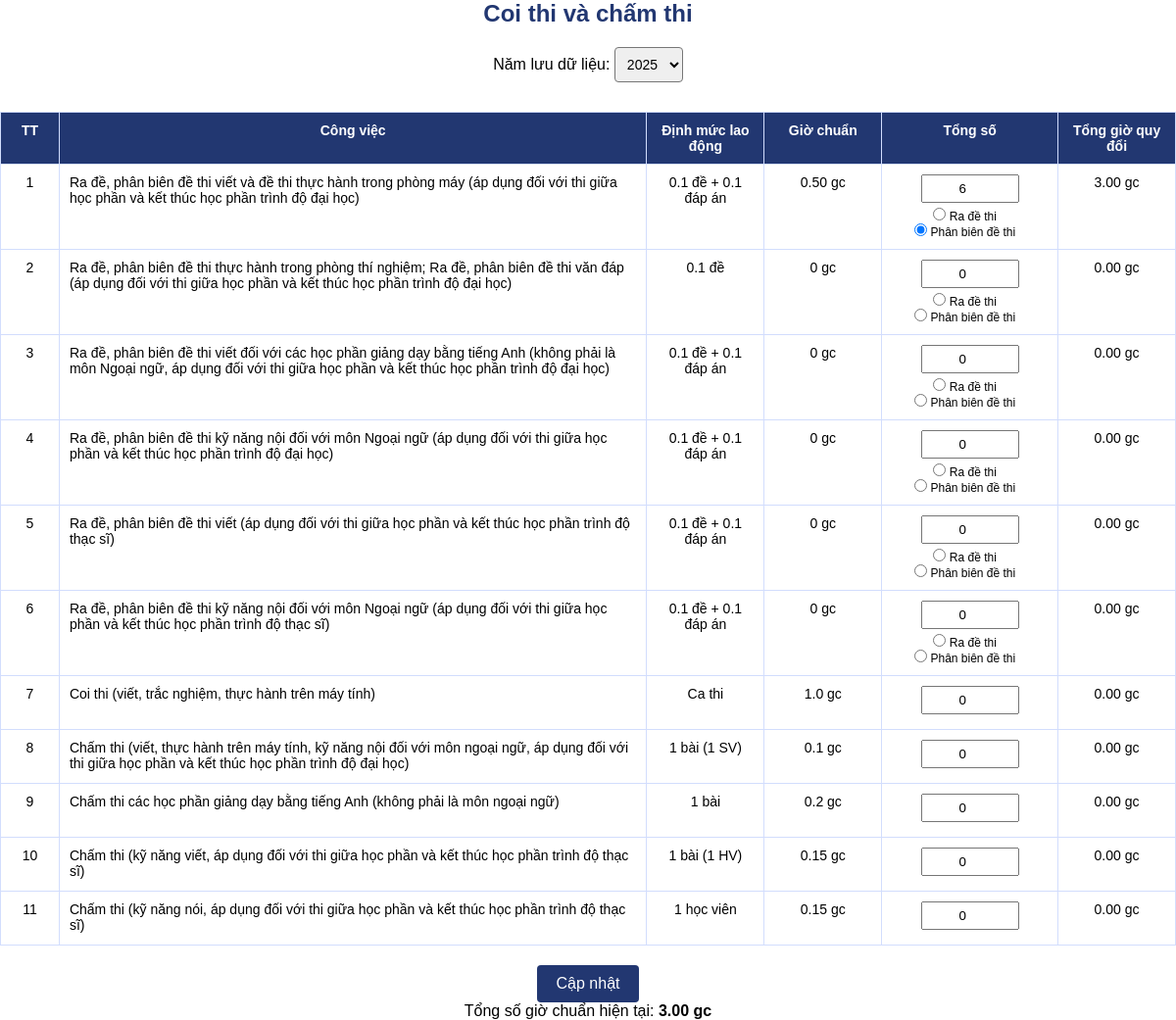
The page /code/UC/formRegister/giangDay/coiThi.php (signed in) on the database its author committed.
### tables this page shows
CREATE TABLE `coi_thi` (
  `employeeID` int(11) NOT NULL,
  `result_year` int(11) NOT NULL,
  `muc1_so_cau` float DEFAULT 0,
  `muc1_gio_quy_doi` float DEFAULT 0,
  `muc2_so_cau` float DEFAULT 0,
  `muc2_gio_quy_doi` float DEFAULT 0,
  `muc3_so_cau` float DEFAULT 0,
  `muc3_gio_quy_doi` float DEFAULT 0,
  `muc4_so_cau` float DEFAULT 0,
  `muc4_gio_quy_doi` float DEFAULT 0,
  `muc5_so_cau` float DEFAULT 0,
  `muc5_gio_quy_doi` float DEFAULT 0,
  `muc6_so_cau` float DEFAULT 0,
  `muc6_gio_quy_doi` float DEFAULT 0,
  `muc7_so_cau` float DEFAULT 0,
  `muc7_gio_quy_doi` float DEFAULT 0,
  `muc8_so_cau` float DEFAULT 0,
  `muc8_gio_quy_doi` float DEFAULT 0,
  `muc9_so_cau` float DEFAULT 0,
  `muc9_gio_quy_doi` float DEFAULT 0,
  `muc10_so_cau` float DEFAULT 0,
  `muc10_gio_quy_doi` float DEFAULT 0,
  `muc11_so_cau` float DEFAULT 0,
  `muc11_gio_quy_doi` float DEFAULT 0,
  `tong_gio_quy_doi` float DEFAULT 0,
  `ngay_cap_nhat` timestamp NOT NULL DEFAULT current_timestamp() ON UPDATE current_timestamp(),
  `muc1_task_type` varchar(20) DEFAULT 'khong',
  `muc2_task_type` varchar(20) DEFAULT 'khong',
  `muc3_task_type` varchar(20) DEFAULT 'khong',
  `muc4_task_type` varchar(20) DEFAULT 'khong',
  `muc5_task_type` varchar(20) DEFAULT 'khong',
  `muc6_task_type` varchar(20) DEFAULT 'khong'
);

### code/UC/formRegister/giangDay/coiThi.php (the view, shortened to what this page needs)
<?php
require_once __DIR__ . '../../../../connection/connection.php';
$employeeID = $_SESSION['employeeID'];
$selectedYear = isset($_POST['selected_year']) ? $_POST['selected_year'] : date('Y');
$stmt = $conn->prepare("SELECT * FROM coi_thi WHERE employeeID = :employeeID AND result_year = :result_year");
$stmt->execute([':employeeID' => $employeeID, ':result_year' => $selectedYear]);
$examData = $stmt->fetch(PDO::FETCH_ASSOC);
?>
<!DOCTYPE html>
<html lang="vi">
<head>
</head>
<body>
    <h2 class="form-title">Coi thi và chấm thi</h2>
    <div style="text-align: center; margin-bottom: 15px;">
        <form method="POST" action="" id="yearForm">
            <label for="selected_year">Năm lưu dữ liệu: </label>
            <select name="selected_year" id="selectedYear" class="year-select" onchange="this.form.submit()">
                <?php
                $currentYear = date('Y');
                $selectedYear = isset($_POST['selected_year']) ? $_POST['selected_year'] : $currentYear;
                for ($i = $currentYear - 5; $i <= $currentYear; $i++) {
                    echo "<option value='$i'" . ($selectedYear == $i ? " selected" : "") . ">$i</option>";
                }
                ?>
            </select>
        </form>
    </div>
    <form id="examForm" method="POST" action="" onsubmit="return handleSubmit(event)">
        <table class="teaching-table">
            <thead>
                <tr>
                    <th>TT</th>
                    <th>Công việc</th>
                    <th>Định mức lao động</th>
                    <th>Giờ chuẩn</th>
                    <th>Tổng số</th>
                    <th>Tổng giờ quy đổi</th>
                </tr>
            </thead>
            <tbody>
                <tr>
                    <td>1</td>
                    <td>Ra đề, phân biên đề thi viết và đề thi thực hành trong phòng máy (áp dụng đối với thi giữa học phần và kết thúc học phần trình độ đại học)</td>
                    <td class="task-dinh-muc" data-ra-de="0.1 đề + 0.1 đáp án" data-phan-bien="0.1 đề + 0.1 đáp án">0.1 đề + 0.1 đáp án</td>
                    <td class="standard-hour" data-ra-de="1.0" data-phan-bien="0.5" data-hour="0">0 gc</td>
                    <td>
                        <input type="number" name="muc1_so_cau" class="total-input exam-input" min="0" step="1" placeholder="Tổng đề" max="6" value="<?php echo htmlspecialchars($examData['muc1_so_cau']); ?>">
                        <div class="task-type">
                            <label>
                                <input type="radio" name="muc1_task_type" value="ra_de" class="task-type-checkbox"
                                    <?php echo $examData['muc1_task_type'] === 'ra_de' ? 'checked' : ''; ?>> Ra đề thi
                            </label>
                            <label>
                                <input type="radio" name="muc1_task_type" value="phan_bien" class="task-type-checkbox"
                                    <?php echo $examData['muc1_task_type'] === 'phan_bien' ? 'checked' : ''; ?>> Phân biên đề thi
                            </label>
                        </div>
                    </td>
                    <td class="converted-hours">0 gc</td>
                </tr>
                <tr>
                    <td>2</td>
                    <td>Ra đề, phân biên đề thi thực hành trong phòng thí nghiệm; Ra đề, phân biên đề thi văn đáp (áp dụng đối với thi giữa học phần và kết thúc học phần trình độ đại học)</td>
                    <td class="task-dinh-muc" data-ra-de="0.1 đề" data-phan-bien="0.1 đề">0.1 đề</td>
                    <td class="standard-hour" data-ra-de="0.3" data-phan-bien="0.15" data-hour="0">0 gc</td>
                    <td>
                        <input type="number" name="muc2_so_cau" class="total-input exam-input" min="0" step="1" placeholder="Tổng đề" max="20" value="<?php echo htmlspecialchars($examData['muc2_so_cau']); ?>">
                        <div class="task-type">
                            <label>
                                <input type="radio" name="muc2_task_type" value="ra_de" class="task-type-checkbox"
                                    <?php echo $examData['muc2_task_type'] === 'ra_de' ? 'checked' : ''; ?>> Ra đề thi
                            </label>
                            <label>
                                <input type="radio" name="muc2_task_type" value="phan_bien" class="task-type-checkbox"
                                    <?php echo $examData['muc2_task_type'] === 'phan_bien' ? 'checked' : ''; ?>> Phân biên đề thi
                            </label>
                        </div>
                    </td>
                    <td class="converted-hours">0 gc</td>
                </tr>
                <tr>
                    <td>3</td>
                    <td>Ra đề, phân biên đề thi viết đối với các học phần giảng dạy bằng tiếng Anh (không phải là môn Ngoại ngữ, áp dụng đối với thi giữa học phần và kết thúc học phần trình độ đại học)</td>
                    <td class="task-dinh-muc" data-ra-de="0.1 đề + 0.1 đáp án" data-phan-bien="0.1 đề + 0.1 đáp án">0.1 đề + 0.1 đáp án</td>
                    <td class="standard-hour" data-ra-de="0.2" data-phan-bien="1.0" data-hour="0">0 gc</td>
                    <td>
                        <input type="number" name="muc3_so_cau" class="total-input exam-input" min="0" step="1" placeholder="Tổng đề" max="6" value="<?php echo htmlspecialchars($examData['muc3_so_cau']); ?>">
                        <div class="task-type">
                            <label>
                                <input type="radio" name="muc3_task_type" value="ra_de" class="task-type-checkbox"
                                    <?php echo $examData['muc3_task_type'] === 'ra_de' ? 'checked' : ''; ?>> Ra đề thi
                            </label>
                            <label>
                                <input type="radio" name="muc3_task_type" value="phan_bien" class="task-type-checkbox"
                                    <?php echo $examData['muc3_task_type'] === 'phan_bien' ? 'checked' : ''; ?>> Phân biên đề thi
                            </label>
                        </div>
                    </td>
                    <td class="converted-hours">0 gc</td>
                </tr>
                <tr>
                    <td>4</td>
                    <td>Ra đề, phân biên đề thi kỹ năng nội đối với môn Ngoại ngữ (áp dụng đối với thi giữa học phần và kết thúc học phần trình độ đại học)</td>
                    <td class="task-dinh-muc" data-ra-de="0.1 đề + 0.1 đáp án" data-phan-bien="0.1 đề + 0.1 đáp án">0.1 đề + 0.1 đáp án</td>
                    <td class="standard-hour" data-ra-de="0.15" data-phan-bien="0.075" data-hour="0">0 gc</td>
                    <td>
                        <input type="number" name="muc4_so_cau" class="total-input exam-input" min="0" step="1" placeholder="Tổng đề" max="20" value="<?php echo htmlspecialchars($examData['muc4_so_cau']); ?>">
                        <div class="task-type">
                            <label>
                                <input type="radio" name="muc4_task_type" value="ra_de" class="task-type-checkbox"
                                    <?php echo $examData['muc4_task_type'] === 'ra_de' ? 'checked' : ''; ?>> Ra đề thi
                            </label>
                            <label>
                                <input type="radio" name="muc4_task_type" value="phan_bien" class="task-type-checkbox"
                                    <?php echo $examData['muc4_task_type'] === 'phan_bien' ? 'checked' : ''; ?>> Phân biên đề thi
                            </label>
                        </div>
                    </td>
                    <td class="converted-hours">0 gc</td>
                </tr>
                <tr>
                    <td>5</td>
                    <td>Ra đề, phân biên đề thi viết (áp dụng đối với thi giữa học phần và kết thúc học phần trình độ thạc sĩ)</td>
                    <td class="task-dinh-muc" data-ra-de="0.1 đề + 0.1 đáp án" data-phan-bien="0.1 đề + 0.1 đáp án">0.1 đề + 0.1 đáp án</td>
                    <td class="standard-hour" data-ra-de="1.5" data-phan-bien="0.75" data-hour="0">0 gc</td>
                    <td>
                        <input type="number" name="muc5_so_cau" class="total-input exam-input" min="0" step="1" placeholder="Tổng đề" max="6" value="<?php echo htmlspecialchars($examData['muc5_so_cau']); ?>">
                        <div class="task-type">
                            <label>
                                <input type="radio" name="muc5_task_type" value="ra_de" class="task-type-checkbox"
                                    <?php echo $examData['muc5_task_type'] === 'ra_de' ? 'checked' : ''; ?>> Ra đề thi
                            </label>
                            <label>
                                <input type="radio" name="muc5_task_type" value="phan_bien" class="task-type-checkbox"
                                    <?php echo $examData['muc5_task_type'] === 'phan_bien' ? 'checked' : ''; ?>> Phân biên đề thi
                            </label>
                        </div>
                    </td>
                    <td class="converted-hours">0 gc</td>
                </tr>
                <tr>
                    <td>6</td>
                    <td>Ra đề, phân biên đề thi kỹ năng nội đối với môn Ngoại ngữ (áp dụng đối với thi giữa học phần và kết thúc học phần trình độ thạc sĩ)</td>
                    <td class="task-dinh-muc" data-ra-de="0.1 đề + 0.1 đáp án" data-phan-bien="0.1 đề + 0.1 đáp án">0.1 đề + 0.1 đáp án</td>
                    <td class="standard-hour" data-ra-de="0.2" data-phan-bien="0.1" data-hour="0">0 gc</td>
                    <td>
                        <input type="number" name="muc6_so_cau" class="total-input exam-input" min="0" step="1" placeholder="Tổng đề" max="20" value="<?php echo htmlspecialchars($examData['muc6_so_cau']); ?>">
                        <div class="task-type">
                            <label>
                                <input type="radio" name="muc6_task_type" value="ra_de" class="task-type-checkbox"
                                    <?php echo $examData['muc6_task_type'] === 'ra_de' ? 'checked' : ''; ?>> Ra đề thi
                            </label>
                            <label>
                                <input type="radio" name="muc6_task_type" value="phan_bien" class="task-type-checkbox"
                                    <?php echo $examData['muc6_task_type'] === 'phan_bien' ? 'checked' : ''; ?>> Phân biên đề thi
                            </label>
                        </div>
                    </td>
                    <td class="converted-hours">0 gc</td>
                </tr>
                <tr>
                    <td>7</td>
                    <td>Coi thi (viết, trắc nghiệm, thực hành trên máy tính)</td>
                    <td>Ca thi</td>
                    <td class="standard-hour" data-hour="1.0">1.0 gc</td>
                    <td><input type="number" name="muc7_so_cau" class="total-input exam-input" min="0" step="1" placeholder="Tổng ca" value="<?php echo htmlspecialchars($examData['muc7_so_cau']); ?>"></td>
                    <td class="converted-hours">0 gc</td>
                </tr>
                <tr>
                    <td>8</td>
                    <td>Chấm thi (viết, thực hành trên máy tính, kỹ năng nội đối với môn ngoại ngữ, áp dụng đối với thi giữa học phần và kết thúc học phần trình độ đại học)</td>
                    <td>1 bài (1 SV)</td>
                    <td class="standard-hour" data-hour="0.1">0.1 gc</td>
                    <td><input type="number" name="muc8_so_cau" class="total-input exam-input" min="0" step="1" placeholder="Tổng bài" value="<?php echo htmlspecialchars($examData['muc8_so_cau']); ?>"></td>
                    <td class="converted-hours">0 gc</td>
                </tr>
                <tr>
                    <td>9</td>
                    <td>Chấm thi các học phần giảng dạy bằng tiếng Anh (không phải là môn ngoại ngữ)</td>
                    <td>1 bài</td>
                    <td class="standard-hour" data-hour="0.2">0.2 gc</td>
                    <td><input type="number" name="muc9_so_cau" class="total-input exam-input" min="0" step="1" placeholder="Tổng bài" value="<?php echo htmlspecialchars($examData['muc9_so_cau']); ?>"></td>
                    <td class="converted-hours">0 gc</td>
                </tr>
                <tr>
                    <td>10</td>
                    <td>Chấm thi (kỹ năng viết, áp dụng đối với thi giữa học phần và kết thúc học phần trình độ thạc sĩ)</td>
                    <td>1 bài (1 HV)</td>
                    <td class="standard-hour" data-hour="0.15">0.15 gc</td>
                    <td><input type="number" name="muc10_so_cau" class="total-input exam-input" min="0" step="1" placeholder="Tổng bài" value="<?php echo htmlspecialchars($examData['muc10_so_cau']); ?>"></td>
                    <td class="converted-hours">0 gc</td>
                </tr>
                <tr>
                    <td>11</td>
                    <td>Chấm thi (kỹ năng nói, áp dụng đối với thi giữa học phần và kết thúc học phần trình độ thạc sĩ)</td>
                    <td>1 học viên</td>
                    <td class="standard-hour" data-hour="0.15">0.15 gc</td>
                    <td><input type="number" name="muc11_so_cau" class="total-input exam-input" min="0" step="1" placeholder="Tổng học viên" value="<?php echo htmlspecialchars($examData['muc11_so_cau']); ?>"></td>
                    <td class="converted-hours">0 gc</td>
                </tr>
            </tbody>
        </table>
        <div style="text-align: center; margin-top: 20px;">
            <button type="submit">Cập nhật</button>
            <p>Tổng số giờ chuẩn hiện tại: <strong id="tongGioChuan">0 gc</strong></p>
        </div>
    </form>
</body>
</html>

### code/UC/formRegister/giangDay/coiThi.php (style rules this page uses)
* { margin: 0; padding: 0; box-sizing: border-box; }
body { font-family: Arial, Helvetica, sans-serif; }
.teaching-table { width: 100%; border-collapse: collapse; margin-top: 20px; font-size: 14px; }
.teaching-table th, .teaching-table td { border: 1px solid #d2ddfd; padding: 10px; text-align: left; vertical-align: top; }
.teaching-table th { background-color: #223771; color: white; text-align: center; }
.teaching-table td { background-color: #fff; }
.teaching-table td:first-child { width: 5%; text-align: center; }
.teaching-table td:nth-child(2) { width: 50%; }
.teaching-table td:nth-child(3) { width: 10%; text-align: center; }
.teaching-table td:nth-child(4) { width: 10%; text-align: center; }
.teaching-table td:nth-child(5) { width: 15%; text-align: center; }
.teaching-table td:nth-child(6) { width: 10%; text-align: center; }
.form-title { color: #223771; font-size: 24px; margin-bottom: 20px; text-align: center; }
.total-input { width: 100px; padding: 5px; text-align: center; margin-bottom: 5px; }
.year-select { padding: 8px; font-size: 14px; border-radius: 4px; margin-bottom: 10px; }
button { background-color: #223771; color: white; padding: 10px 20px; border: none; border-radius: 4px; font-size: 16px; cursor: pointer; transition: background-color 0.3s ease; }
.task-type { display: flex; flex-direction: column; }
.task-type label { margin-right: 10px; font-size: 12px; }

### rows shown on the page
coi_thi: muc1_so_cau "6", muc1_task_type "☐ Ra đề thi", muc1_task_type "☑ Phân biên đề thi", muc2_so_cau "0", muc2_task_type "☐ Ra đề thi", muc2_task_type "☐ Phân biên đề thi", muc3_so_cau "0", muc3_task_type "☐ Ra đề thi", muc3_task_type "☐ Phân biên đề thi", muc4_so_cau "0", muc4_task_type "☐ Ra đề thi", muc4_task_type "☐ Phân biên đề thi", muc5_so_cau "0", muc5_task_type "☐ Ra đề thi", muc5_task_type "☐ Phân biên đề thi", muc6_so_cau "0", muc6_task_type "☐ Ra đề thi", muc6_task_type "☐ Phân biên đề thi", muc7_so_cau "0", muc8_so_cau "0", muc9_so_cau "0", muc10_so_cau "0", muc11_so_cau "0"

### other values the page prints
form field selected_year "2025"
